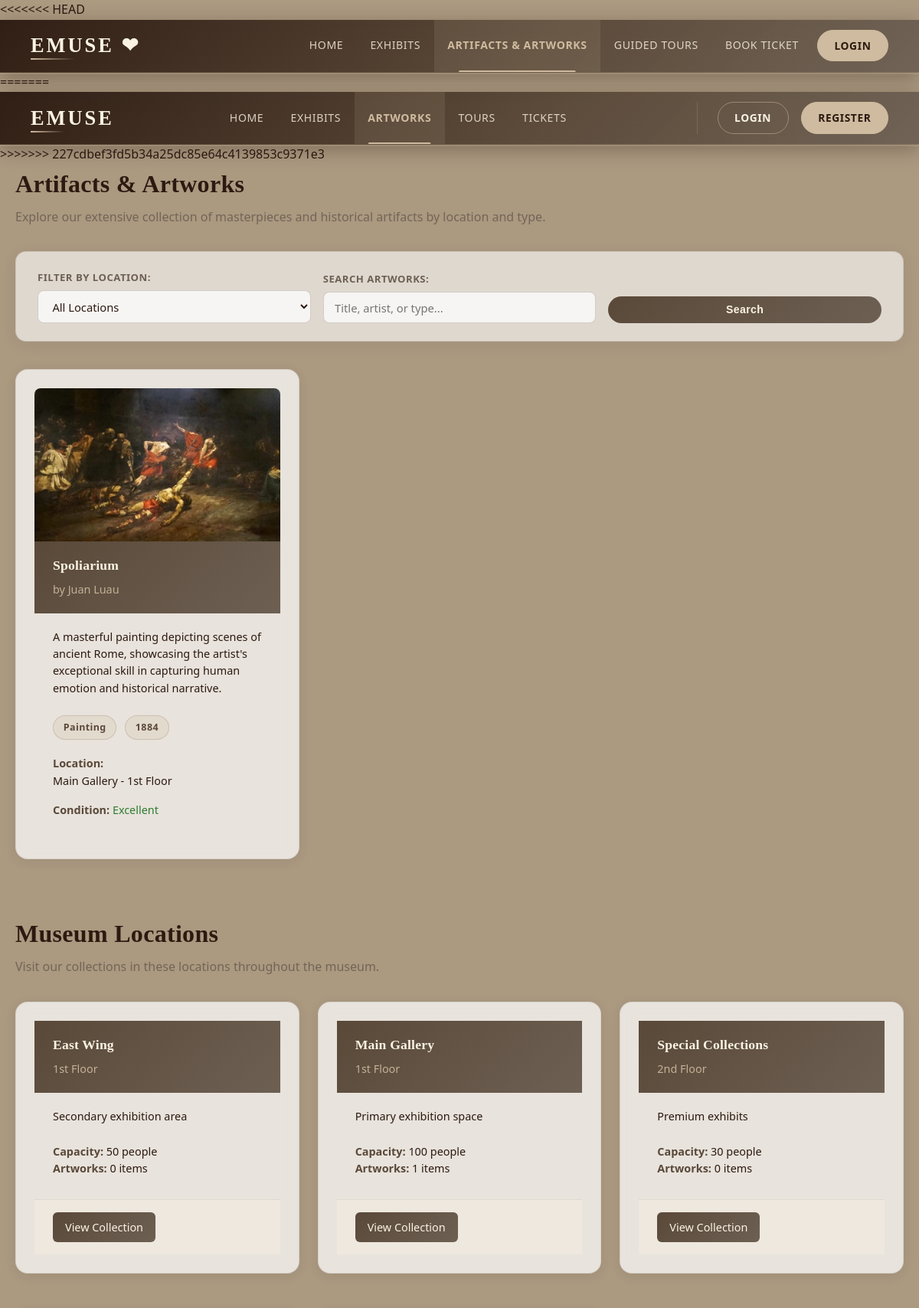
Before: /artworks.php (upper part) with the older database file.
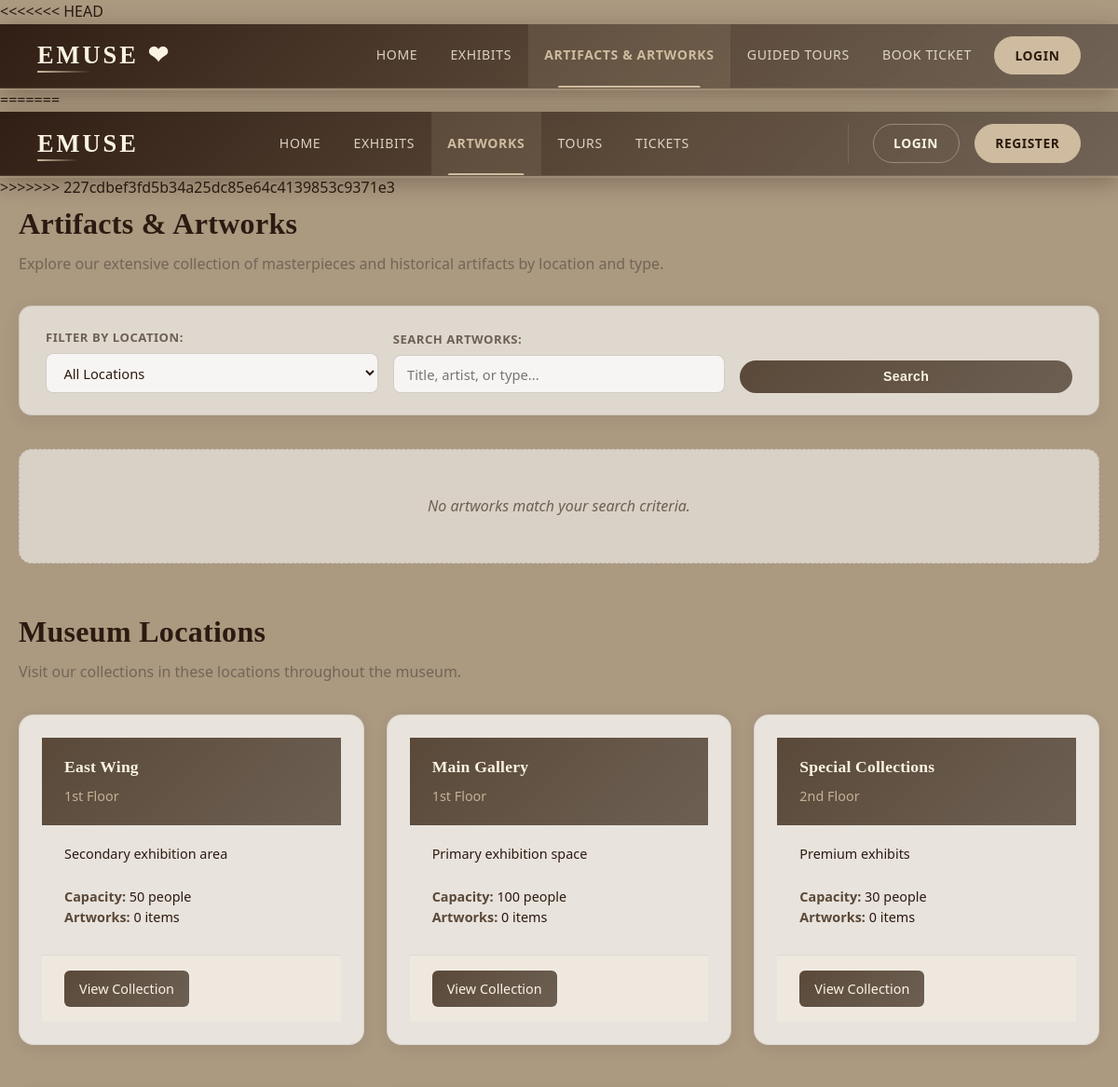
After: the same page with the newer database file.
### tables this page shows
CREATE TABLE IF NOT EXISTS artworks (
    artwork_id INT PRIMARY KEY AUTO_INCREMENT,
    title VARCHAR(200) NOT NULL,
    artist VARCHAR(100),
    type ENUM('painting', 'sculpture', 'artifact', 'photograph', 'other') NOT NULL,
    description TEXT,
    year_created VARCHAR(20),
    exhibit_id INT,
    location_id INT,
    acquisition_date DATE,
    condition_status ENUM('excellent', 'good', 'fair', 'poor') DEFAULT 'good',
    image_path VARCHAR(255),
    created_at TIMESTAMP DEFAULT CURRENT_TIMESTAMP,
    FOREIGN KEY (exhibit_id) REFERENCES exhibits(exhibit_id) ON DELETE SET NULL,
    FOREIGN KEY (location_id) REFERENCES locations(location_id) ON DELETE SET NULL
);

CREATE TABLE IF NOT EXISTS locations (
    location_id INT PRIMARY KEY AUTO_INCREMENT,
    name VARCHAR(100) NOT NULL,
    floor VARCHAR(20),
    capacity INT,
    description TEXT
);

### artworks.php (the view, shortened to what the changed rows need)
<?php
require 'config/database.php';
include 'includes/user-header.php';
?>
    <div class="container">
        <div style="margin-bottom: 2rem;">
            <h1 class="section-title">Artifacts & Artworks</h1>
        </div>
        <div class="cards-grid">
            <?php
            try {
                $query = "SELECT a.artwork_id, a.title, a.artist, a.type, a.year_created,
                                 a.description, a.condition_status, a.image_path, l.name as location, l.floor,
                                 e.title as exhibit_title
                          FROM artworks a
                          LEFT JOIN locations l ON a.location_id = l.location_id
                          LEFT JOIN exhibits e ON a.exhibit_id = e.exhibit_id
                          WHERE 1=1";
                $params = [];
                $query .= " ORDER BY a.artwork_id ASC";
                $stmt = $pdo->prepare($query);
                $stmt->execute($params);
                $artworks = $stmt->fetchAll();
                if ($artworks) {
                    foreach ($artworks as $artwork) {
                        $type_label = ucfirst($artwork['type']);
                        ?>
                        <div class="card">
                            <?php if (!empty($artwork['image_path'])): ?>
                                <div class="card-image" style="height: 200px; overflow: hidden; border-radius: 8px 8px 0 0;">
                                    <img src="<?php echo htmlspecialchars($artwork['image_path']); ?>"
                                         alt="<?php echo htmlspecialchars($artwork['title']); ?>"
                                         style="width: 100%; height: 100%; object-fit: cover;">
                                </div>
                            <?php endif; ?>
                            <div class="card-header">
                                <h3><?php echo htmlspecialchars($artwork['title']); ?></h3>
                                <p style="font-size: 0.9rem; margin-top: 0.5rem; opacity: 0.9;">
                                    by <?php echo htmlspecialchars($artwork['artist'] ?? 'Unknown Artist'); ?>
                                </p>
                            </div>
                            <div class="card-body">
                                <p><?php echo htmlspecialchars($artwork['description'] ?? 'No description available'); ?></p>
                                <div style="margin-top: 1rem; margin-bottom: 1rem;">
                                    <span class="location-badge"><?php echo htmlspecialchars($type_label); ?></span>
                                    <span class="location-badge"><?php echo htmlspecialchars($artwork['year_created'] ?? 'Date Unknown'); ?></span>
                                </div>
                                <p class="text-muted">
                                    <strong>Location:</strong><br>
                                    <?php echo htmlspecialchars($artwork['location'] ?? 'TBA'); ?>
                                    <?php if ($artwork['floor']): echo ' - ' . htmlspecialchars($artwork['floor']); endif; ?>
                                </p>
                                <p class="text-muted" style="margin-top: 0.5rem;">
                                    <strong>Condition:</strong>
                                    <span class="condition-<?php echo $artwork['condition_status']; ?>">
                                        <?php echo ucfirst($artwork['condition_status']); ?>
                                    </span>
                                </p>
                            </div>
                        </div>
                        <?php
                    }
                } else {
                    echo '<div class="no-data" style="grid-column: 1/-1;"><p>No artworks match your search criteria.</p></div>';
                }
            } catch (Exception $e) {
                echo '<div class="no-data" style="grid-column: 1/-1;"><p>Unable to load artworks. Please try again later.</p></div>';
            }
            ?>
        </div>
        <section style="margin-top: 3rem;">
            <h2 class="section-title">Museum Locations</h2>
            <div class="cards-grid">
                <?php
                try {
                    $stmt = $pdo->prepare("SELECT l.location_id, l.name, l.floor, l.capacity, l.description,
                                                  COUNT(a.artwork_id) as artwork_count
                                         FROM locations l
                                         LEFT JOIN artworks a ON l.location_id = a.location_id
                                         GROUP BY l.location_id
                                         ORDER BY l.floor, l.name");
                    $stmt->execute();
                    $locs = $stmt->fetchAll();
                    foreach ($locs as $loc) {
                        ?>
                        <div class="card">
                            <div class="card-header">
                                <h3><?php echo htmlspecialchars($loc['name']); ?></h3>
                                <p style="font-size: 0.9rem; margin-top: 0.5rem; opacity: 0.9;">
                                    <?php echo htmlspecialchars($loc['floor']); ?>
                                </p>
                            </div>
                            <div class="card-body">
                                <p><?php echo htmlspecialchars($loc['description']); ?></p>
                                <p class="text-muted" style="margin-top: 1rem;">
                                    <strong>Capacity:</strong> <?php echo $loc['capacity']; ?> people<br>
                                    <strong>Artworks:</strong> <?php echo $loc['artwork_count']; ?> items
                                </p>
                            </div>
                            <div class="card-footer">
                                <a href="artworks.php?location=<?php echo $loc['location_id']; ?>" class="btn btn-primary" style="padding: 0.5rem 1rem; font-size: 0.9rem;">View Collection</a>
                            </div>
                        </div>
                        <?php
                    }
                } catch (Exception $e) {}
                ?>
            </div>
        </section>
    </div>

Changed rows visible on the page:
removed artworks: image_path+title (picture), title "Spoliarium", artist "Juan Luau", description "A masterful painting depicting scenes of ancient Rome, showcasing the artist's exceptional skill in capturing human emotion and historical narrative.", type "Painting", year_created "1884", location.name "Main Gallery", location.floor "1st Floor", condition_status "Excellent"
computed for locations "Main Gallery": artwork_count "1" → "0"
Other visible differences:
text now shown: "No artworks match your search criteria."
